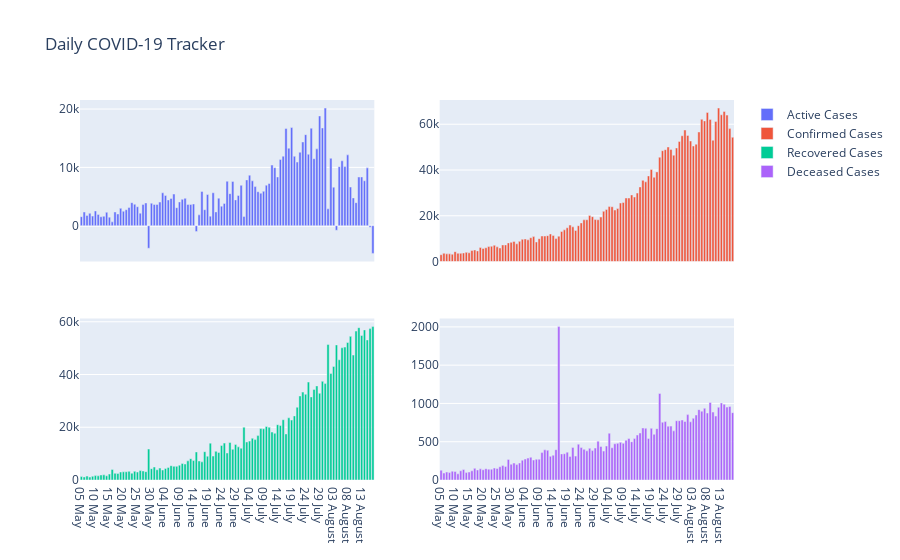

Source (notebook cell):
### Markdown cell above
Here, you can see the COVID-19 Tracker for the last 3 and a half month in India

### Code cell
df=df.tail(105)
fig=make_subplots(rows=2,cols=2,shared_xaxes=True)

data1=go.Bar(x=df['Date'],y=df['Confirmed_Cases'],name='Confirmed Cases')
data2=go.Bar(x=df['Date'],y=df['Recovered_Cases'],name='Recovered Cases')
data3=go.Bar(x=df['Date'],y=df['Active_Cases'],name='Active Cases')
data4=go.Bar(x=df['Date'],y=df['Deceased_Cases'],name='Deceased Cases')

fig.add_trace(data3, 1, 1)
fig.add_trace(data1, 1, 2)
fig.add_trace(data2, 2, 1)
fig.add_trace(data4, 2, 2)
fig.update_layout(title_text='Daily COVID-19 Tracker')
fig.show()

### Figure 1 — Plotly figure (JSON) as saved in the notebook; plotly's stock layout.template omitted (floating-point values rounded to 4 significant figures)
{"data": [{"name": "Active Cases", "type": "bar", "x": ["05 May ", "06 May ", "07 May ", "08 May ", "09 May ", "10 May ", "11 May ", "12 May ", "13 May ", "14 May ", "15 May ", "16 May ", "17 May ", "18 May ", "19 May ", "20 May ", "21 May ", "22 May ", "23 May ", "24 May ", "25 May ", "26 May ", "27 May ", "28 May ", "29 May ", "30 May ", "31 May ", "01 June ", "02 June ", "03 June ", "04 June ", "05 June ", "06 June ", "07 June ", "08 June ", "09 June ", "10 June ", "11 June ", "12 June ", "13 June ", "14 June ", "15 June ", "16 June ", "17 June ", "18 June ", "19 June ", "20 June ", "21 June ", "22 June ", "23 June ", "24 June ", "25 June ", "26 June ", "27 June ", "28 June ", "29 June ", "30 June ", "01 July ", "02 July ", "03 July ", "04 July ", "05 July ", "06 July ", "07 July ", "08 July ", "09 July ", "10 July ", "11 July ", "12 July ", "13 July ", "14 July ", "15 July ", "16 July ", "17 July ", "18 July ", "19 July ", "20 July ", "21 July ", "22 July ", "23 July ", "24 July ", "25 July ", "26 July ", "27 July ", "28 July ", "29 July ", "30 July ", "31 July ", "01 August ", "02 August ", "03 August ", "04 August ", "05 August ", "06 August ", "07 August ", "08 August ", "09 August ", "10 August ", "11 August ", "12 August ", "13 August ", "14 August ", "15 August ", "16 August ", "17 August "], "xaxis": "x", "y": [1548, 2350, 1765, 2131, 1646, 2530, 1932, 1537, 1626, 2300, 1470, 662, 2359, 2015, 2976, 2473, 2744, 3114, 3949, 3670, 3252, 2149, 3624, 3907, -3866, 3856, 3639, 3640, 4059, 5641, 5183, 4416, 4678, 5430, 3094, 4075, 4523, 4697, 3655, 3638, 3723, -1003, 1856, 5877, 2745, 5347, 1636, 5650, 2369, 4726, 3355, 3821, 7628, 5499, 7595, 4425, 5185, 6927, 1570, 7857, 8661, 7692, 6712, 5832, 5561, 5903, 6953, 7233, 10408, 9954, 8353, 11347, 11921, 16668, 13285, 16830, 11907, 10910, 12596, 14362, 15611, 12244, 16716, 11488, 13174, 18818, 16759, 20168, 2895, 11557, 6612, -787, 10124, 11130, 10131, 12146, 6630, 4767, 3956, 8357, 8359, 7701, 9918, -268, -4754], "yaxis": "y"}, {"name": "Confirmed Cases", "type": "bar", "x": ["05 May ", "06 May ", "07 May ", "08 May ", "09 May ", "10 May ", "11 May ", "12 May ", "13 May ", "14 May ", "15 May ", "16 May ", "17 May ", "18 May ", "19 May ", "20 May ", "21 May ", "22 May ", "23 May ", "24 May ", "25 May ", "26 May ", "27 May ", "28 May ", "29 May ", "30 May ", "31 May ", "01 June ", "02 June ", "03 June ", "04 June ", "05 June ", "06 June ", "07 June ", "08 June ", "09 June ", "10 June ", "11 June ", "12 June ", "13 June ", "14 June ", "15 June ", "16 June ", "17 June ", "18 June ", "19 June ", "20 June ", "21 June ", "22 June ", "23 June ", "24 June ", "25 June ", "26 June ", "27 June ", "28 June ", "29 June ", "30 June ", "01 July ", "02 July ", "03 July ", "04 July ", "05 July ", "06 July ", "07 July ", "08 July ", "09 July ", "10 July ", "11 July ", "12 July ", "13 July ", "14 July ", "15 July ", "16 July ", "17 July ", "18 July ", "19 July ", "20 July ", "21 July ", "22 July ", "23 July ", "24 July ", "25 July ", "26 July ", "27 July ", "28 July ", "29 July ", "30 July ", "31 July ", "01 August ", "02 August ", "03 August ", "04 August ", "05 August ", "06 August ", "07 August ", "08 August ", "09 August ", "10 August ", "11 August ", "12 August ", "13 August ", "14 August ", "15 August ", "16 August ", "17 August "], "xaxis": "x2", "y": [2971, 3602, 3344, 3339, 3175, 4311, 3592, 3562, 3726, 3991, 3808, 4794, 5049, 4628, 6154, 5720, 6023, 6536, 6667, 7111, 6414, 5907, 7246, 7254, 8138, 8364, 8789, 7723, 8812, 9689, 9847, 9472, 10408, 10882, 8536, 9981, 11156, 11135, 11306, 12039, 11405, 10032, 11086, 13108, 13829, 14740, 15918, 15151, 13560, 15656, 16868, 18205, 18255, 20142, 19610, 18339, 18256, 19429, 21947, 22718, 24018, 23942, 22500, 23147, 25561, 25790, 27762, 27757, 29106, 28178, 29917, 32607, 35468, 34820, 37411, 40235, 36806, 39170, 45601, 48443, 48888, 50072, 48932, 46484, 49631, 52479, 54968, 57486, 55117, 52672, 50488, 51282, 56626, 62170, 61455, 65156, 62117, 53016, 61252, 67066, 64141, 65610, 63986, 58096, 54298], "yaxis": "y2"}, {"name": "Recovered Cases", "type": "bar", "x": ["05 May ", "06 May ", "07 May ", "08 May ", "09 May ", "10 May ", "11 May ", "12 May ", "13 May ", "14 May ", "15 May ", "16 May ", "17 May ", "18 May ", "19 May ", "20 May ", "21 May ", "22 May ", "23 May ", "24 May ", "25 May ", "26 May ", "27 May ", "28 May ", "29 May ", "30 May ", "31 May ", "01 June ", "02 June ", "03 June ", "04 June ", "05 June ", "06 June ", "07 June ", "08 June ", "09 June ", "10 June ", "11 June ", "12 June ", "13 June ", "14 June ", "15 June ", "16 June ", "17 June ", "18 June ", "19 June ", "20 June ", "21 June ", "22 June ", "23 June ", "24 June ", "25 June ", "26 June ", "27 June ", "28 June ", "29 June ", "30 June ", "01 July ", "02 July ", "03 July ", "04 July ", "05 July ", "06 July ", "07 July ", "08 July ", "09 July ", "10 July ", "11 July ", "12 July ", "13 July ", "14 July ", "15 July ", "16 July ", "17 July ", "18 July ", "19 July ", "20 July ", "21 July ", "22 July ", "23 July ", "24 July ", "25 July ", "26 July ", "27 July ", "28 July ", "29 July ", "30 July ", "31 July ", "01 August ", "02 August ", "03 August ", "04 August ", "05 August ", "06 August ", "07 August ", "08 August ", "09 August ", "10 August ", "11 August ", "12 August ", "13 August ", "14 August ", "15 August ", "16 August ", "17 August "], "xaxis": "x3", "y": [1295, 1161, 1475, 1111, 1414, 1669, 1579, 1905, 1963, 1594, 2234, 4012, 2538, 2482, 3032, 3113, 3131, 3280, 2576, 3285, 3012, 3585, 3434, 3171, 11735, 4303, 4928, 3882, 4531, 3789, 4390, 4770, 5433, 5191, 5171, 5634, 6275, 6044, 7263, 8092, 7358, 10639, 7226, 6890, 10741, 9029, 13974, 9075, 10879, 10462, 13089, 13983, 10246, 14229, 11631, 13497, 12565, 12064, 19999, 14417, 14746, 15829, 15315, 16836, 19508, 19408, 20289, 19981, 18198, 17683, 20977, 20646, 22867, 17476, 23583, 22730, 24303, 27589, 31875, 33326, 32514, 37125, 31512, 34354, 35683, 32886, 37425, 36554, 51368, 40355, 43070, 51220, 45583, 50141, 50387, 52135, 54474, 47362, 56461, 57759, 54776, 56920, 53116, 57404, 58172], "yaxis": "y3"}, {"name": "Deceased Cases", "type": "bar", "x": ["05 May ", "06 May ", "07 May ", "08 May ", "09 May ", "10 May ", "11 May ", "12 May ", "13 May ", "14 May ", "15 May ", "16 May ", "17 May ", "18 May ", "19 May ", "20 May ", "21 May ", "22 May ", "23 May ", "24 May ", "25 May ", "26 May ", "27 May ", "28 May ", "29 May ", "30 May ", "31 May ", "01 June ", "02 June ", "03 June ", "04 June ", "05 June ", "06 June ", "07 June ", "08 June ", "09 June ", "10 June ", "11 June ", "12 June ", "13 June ", "14 June ", "15 June ", "16 June ", "17 June ", "18 June ", "19 June ", "20 June ", "21 June ", "22 June ", "23 June ", "24 June ", "25 June ", "26 June ", "27 June ", "28 June ", "29 June ", "30 June ", "01 July ", "02 July ", "03 July ", "04 July ", "05 July ", "06 July ", "07 July ", "08 July ", "09 July ", "10 July ", "11 July ", "12 July ", "13 July ", "14 July ", "15 July ", "16 July ", "17 July ", "18 July ", "19 July ", "20 July ", "21 July ", "22 July ", "23 July ", "24 July ", "25 July ", "26 July ", "27 July ", "28 July ", "29 July ", "30 July ", "31 July ", "01 August ", "02 August ", "03 August ", "04 August ", "05 August ", "06 August ", "07 August ", "08 August ", "09 August ", "10 August ", "11 August ", "12 August ", "13 August ", "14 August ", "15 August ", "16 August ", "17 August "], "xaxis": "x4", "y": [128, 91, 104, 97, 115, 112, 81, 120, 137, 97, 104, 120, 152, 131, 146, 134, 148, 142, 142, 156, 150, 173, 188, 176, 269, 205, 222, 201, 222, 259, 274, 286, 297, 261, 271, 272, 358, 394, 388, 309, 324, 396, 2004, 341, 343, 364, 308, 426, 312, 468, 424, 401, 381, 414, 384, 417, 506, 438, 378, 444, 611, 421, 473, 479, 492, 479, 520, 543, 500, 541, 587, 614, 680, 676, 543, 675, 596, 671, 1130, 755, 763, 703, 704, 642, 774, 775, 784, 764, 854, 760, 806, 849, 919, 899, 937, 875, 1013, 887, 835, 950, 1006, 989, 952, 960, 880], "yaxis": "y4"}], "layout": {"title": {"text": "Daily COVID-19 Tracker"}, "xaxis": {"anchor": "y", "domain": [0, 0.45], "matches": "x3", "showticklabels": false}, "xaxis2": {"anchor": "y2", "domain": [0.55, 1], "matches": "x4", "showticklabels": false}, "xaxis3": {"anchor": "y3", "domain": [0, 0.45]}, "xaxis4": {"anchor": "y4", "domain": [0.55, 1]}, "yaxis": {"anchor": "x", "domain": [0.575, 1]}, "yaxis2": {"anchor": "x2", "domain": [0.575, 1]}, "yaxis3": {"anchor": "x3", "domain": [0, 0.425]}, "yaxis4": {"anchor": "x4", "domain": [0, 0.425]}}}
